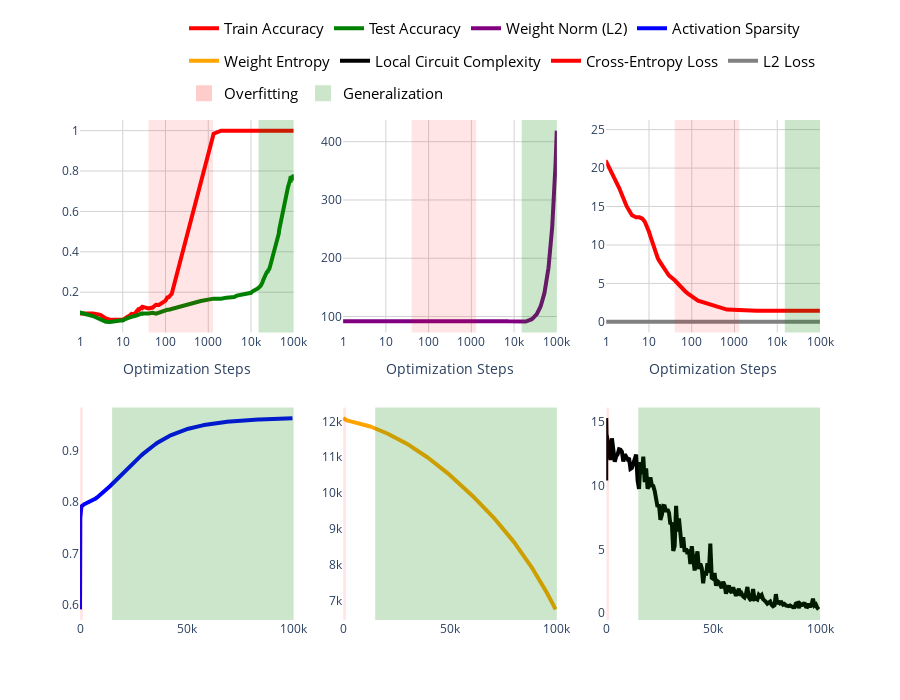

Notebook code cell kept with this figure:
### Code cell
for i in range(config['optimization_steps']):
    if save_models and steps in saving_steps:
        torch.save(model.state_dict(), checkpoints_path + f"mnist_model_{steps}.pt")
    if (steps < 30) or (steps < 150 and steps % 10 == 0) or steps % config['log_freq'] == 0:
        log = logger(log, steps, model, train_x, train_y, test_x, test_y, config)
        clear_output(wait=True)
        plot(log).show()
        log['classwise_accuracies'].append(classwise_accuracy(model, train_x, train_y))

    optimizer.zero_grad()
    logits = model(train_x)
    loss = config['loss_function']()(logits, one_hots[train_y])
    norm = sum([torch.sum(torch.pow(model.layers[i].weight, 2)) for i in [0, 2, 4]])
    coeff = 0.00000000018
    # coeff = 0
    loss -= coeff * norm
    loss.backward()
    optimizer.step()
    steps += 1

### Figure 1 — Plotly figure (JSON) as saved in the notebook; plotly's stock layout.template omitted (floating-point values rounded to 4 significant figures; data arrays with more than 128 entries replaced by an {"elided": "..."} marker saying what was removed)
{"data": [{"line": {"color": "red", "smoothing": 0.8, "width": 4}, "mode": "lines", "name": "Train Accuracy", "opacity": 1, "type": "scatter", "x": {"elided": "191 int values"}, "xaxis": "x", "y": {"elided": "191 float values"}, "yaxis": "y"}, {"line": {"color": "green", "smoothing": 0.8, "width": 4}, "mode": "lines", "name": "Test Accuracy", "opacity": 1, "type": "scatter", "x": {"elided": "191 int values"}, "xaxis": "x", "y": {"elided": "191 float values"}, "yaxis": "y"}, {"line": {"color": "purple", "smoothing": 0.8, "width": 4}, "mode": "lines", "name": "Weight Norm (L2)", "opacity": 1, "type": "scatter", "x": {"elided": "191 int values"}, "xaxis": "x2", "y": {"elided": "191 float values"}, "yaxis": "y2"}, {"line": {"color": "blue", "smoothing": 0.8, "width": 4}, "mode": "lines", "name": "Activation Sparsity", "opacity": 1, "type": "scatter", "x": {"elided": "191 int values"}, "xaxis": "x4", "y": {"elided": "191 float values"}, "yaxis": "y4"}, {"line": {"color": "orange", "smoothing": 0.8, "width": 4}, "mode": "lines", "name": "Weight Entropy", "opacity": 1, "type": "scatter", "x": {"elided": "191 int values"}, "xaxis": "x5", "y": {"elided": "191 float values"}, "yaxis": "y5"}, {"line": {"color": "black", "smoothing": 0.8, "width": 4}, "mode": "lines", "name": "Local Circuit Complexity", "opacity": 1, "type": "scatter", "x": {"elided": "191 int values"}, "xaxis": "x6", "y": {"elided": "191 float values"}, "yaxis": "y6"}, {"line": {"color": "red", "smoothing": 0.8, "width": 4}, "mode": "lines", "name": "Cross-Entropy Loss", "opacity": 1, "type": "scatter", "x": {"elided": "191 int values"}, "xaxis": "x3", "y": {"elided": "191 float values"}, "yaxis": "y3"}, {"line": {"color": "gray", "smoothing": 0.8, "width": 4}, "mode": "lines", "name": "L2 Loss", "opacity": 1, "type": "scatter", "x": {"elided": "191 int values"}, "xaxis": "x3", "y": {"elided": "191 float values"}, "yaxis": "y3"}, {"legendgroup": "Overfitting", "marker": {"color": "red", "opacity": 0.1, "size": 20, "symbol": "square"}, "mode": "markers", "name": "Overfitting", "showlegend": true, "type": "scatter", "x": [null], "y": [null]}, {"legendgroup": "Generalization", "marker": {"color": "green", "opacity": 0.2, "size": 20, "symbol": "square"}, "mode": "markers", "name": "Generalization", "showlegend": true, "type": "scatter", "x": [null], "y": [null]}], "layout": {"autosize": false, "height": 700, "legend": {"font": {"color": "black", "size": 15}, "orientation": "h", "title": {"font": {"color": "blue", "size": 20}}, "x": 1, "xanchor": "right", "y": 1.02, "yanchor": "bottom"}, "plot_bgcolor": "rgba(255, 255, 255, 1)", "shapes": [{"fillcolor": "red", "line": {"width": 0}, "opacity": 0.1, "type": "rect", "x0": 40, "x1": 1300, "xref": "x", "y0": 0, "y1": 1, "yref": "y domain"}, {"fillcolor": "red", "line": {"width": 0}, "opacity": 0.1, "type": "rect", "x0": 40, "x1": 1300, "xref": "x2", "y0": 0, "y1": 1, "yref": "y2 domain"}, {"fillcolor": "red", "line": {"width": 0}, "opacity": 0.1, "type": "rect", "x0": 40, "x1": 1300, "xref": "x3", "y0": 0, "y1": 1, "yref": "y3 domain"}, {"fillcolor": "red", "line": {"width": 0}, "opacity": 0.1, "type": "rect", "x0": 40, "x1": 1300, "xref": "x4", "y0": 0, "y1": 1, "yref": "y4 domain"}, {"fillcolor": "red", "line": {"width": 0}, "opacity": 0.1, "type": "rect", "x0": 40, "x1": 1300, "xref": "x5", "y0": 0, "y1": 1, "yref": "y5 domain"}, {"fillcolor": "red", "line": {"width": 0}, "opacity": 0.1, "type": "rect", "x0": 40, "x1": 1300, "xref": "x6", "y0": 0, "y1": 1, "yref": "y6 domain"}, {"fillcolor": "green", "line": {"width": 0}, "opacity": 0.2, "type": "rect", "x0": 15000, "x1": 100000, "xref": "x", "y0": 0, "y1": 1, "yref": "y domain"}, {"fillcolor": "green", "line": {"width": 0}, "opacity": 0.2, "type": "rect", "x0": 15000, "x1": 100000, "xref": "x2", "y0": 0, "y1": 1, "yref": "y2 domain"}, {"fillcolor": "green", "line": {"width": 0}, "opacity": 0.2, "type": "rect", "x0": 15000, "x1": 100000, "xref": "x3", "y0": 0, "y1": 1, "yref": "y3 domain"}, {"fillcolor": "green", "line": {"width": 0}, "opacity": 0.2, "type": "rect", "x0": 15000, "x1": 100000, "xref": "x4", "y0": 0, "y1": 1, "yref": "y4 domain"}, {"fillcolor": "green", "line": {"width": 0}, "opacity": 0.2, "type": "rect", "x0": 15000, "x1": 100000, "xref": "x5", "y0": 0, "y1": 1, "yref": "y5 domain"}, {"fillcolor": "green", "line": {"width": 0}, "opacity": 0.2, "type": "rect", "x0": 15000, "x1": 100000, "xref": "x6", "y0": 0, "y1": 1, "yref": "y6 domain"}], "width": 900, "xaxis": {"anchor": "y", "domain": [0, 0.2889], "gridcolor": "LightGray", "gridwidth": 1, "showgrid": true, "title": {"text": "Optimization Steps"}, "type": "log"}, "xaxis2": {"anchor": "y2", "domain": [0.3556, 0.6444], "gridcolor": "LightGray", "gridwidth": 1, "showgrid": true, "title": {"text": "Optimization Steps"}, "type": "log"}, "xaxis3": {"anchor": "y3", "domain": [0.7111, 1], "gridcolor": "LightGray", "gridwidth": 1, "showgrid": true, "title": {"text": "Optimization Steps"}, "type": "log"}, "xaxis4": {"anchor": "y4", "domain": [0, 0.2889]}, "xaxis5": {"anchor": "y5", "domain": [0.3556, 0.6444]}, "xaxis6": {"anchor": "y6", "domain": [0.7111, 1]}, "yaxis": {"anchor": "x", "domain": [0.575, 1], "gridcolor": "LightGray", "gridwidth": 1, "showgrid": true}, "yaxis2": {"anchor": "x2", "domain": [0.575, 1], "gridcolor": "LightGray", "gridwidth": 1, "showgrid": true}, "yaxis3": {"anchor": "x3", "domain": [0.575, 1], "gridcolor": "LightGray", "gridwidth": 1, "showgrid": true}, "yaxis4": {"anchor": "x4", "domain": [0, 0.425]}, "yaxis5": {"anchor": "x5", "domain": [0, 0.425]}, "yaxis6": {"anchor": "x6", "domain": [0, 0.425]}}}
